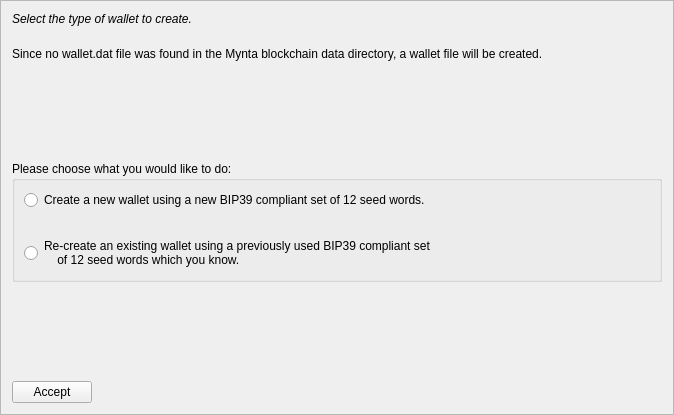
<?xml version="1.0" encoding="UTF-8"?>
<ui version="4.0">
 <class>MnemonicDialog1</class>
 <widget class="QFrame" name="MnemonicDialog1">
  <property name="geometry">
   <rect>
    <x>0</x>
    <y>0</y>
    <width>674</width>
    <height>415</height>
   </rect>
  </property>
  <property name="windowTitle">
   <string>HD Wallet Setup</string>
  </property>
  <property name="frameShape">
   <enum>QFrame::StyledPanel</enum>
  </property>
  <property name="frameShadow">
   <enum>QFrame::Raised</enum>
  </property>
  <layout class="QVBoxLayout" name="verticalLayout">
   <item>
    <widget class="QLabel" name="walletLabel">
     <property name="styleSheet">
      <string notr="true">QLabel { font-style:italic; }</string>
     </property>
     <property name="text">
      <string>Select the type of wallet to create.</string>
     </property>
     <property name="wordWrap">
      <bool>true</bool>
     </property>
    </widget>
   </item>
   <item>
    <spacer name="verticalSpacer_4">
     <property name="orientation">
      <enum>Qt::Vertical</enum>
     </property>
     <property name="sizeType">
      <enum>QSizePolicy::Minimum</enum>
     </property>
     <property name="sizeHint" stdset="0">
      <size>
       <width>20</width>
       <height>15</height>
      </size>
     </property>
    </spacer>
   </item>
   <item>
    <widget class="QLabel" name="wallettypeLabel">
     <property name="text">
      <string>Since no wallet.dat file was found in the Mynta blockchain data directory, a wallet file will be created.</string>
     </property>
     <property name="wordWrap">
      <bool>true</bool>
     </property>
    </widget>
   </item>
   <item>
    <spacer name="verticalSpacer">
     <property name="orientation">
      <enum>Qt::Vertical</enum>
     </property>
     <property name="sizeHint" stdset="0">
      <size>
       <width>20</width>
       <height>40</height>
      </size>
     </property>
    </spacer>
   </item>
   <item>
    <widget class="QGroupBox" name="groupBox">
     <property name="title">
      <string>Please choose what you would like to do:</string>
     </property>
     <layout class="QVBoxLayout" name="verticalLayout_2">
      <item>
       <widget class="QRadioButton" name="walletNewRadio">
        <property name="text">
         <string>Create a new wallet using a new BIP39 compliant set of 12 seed words.</string>
        </property>
       </widget>
      </item>
      <item>
       <spacer name="verticalSpacer_3">
        <property name="orientation">
         <enum>Qt::Vertical</enum>
        </property>
        <property name="sizeHint" stdset="0">
         <size>
          <width>20</width>
          <height>20</height>
         </size>
        </property>
       </spacer>
      </item>
      <item>
       <widget class="QRadioButton" name="walletOldRadio">
        <property name="text">
         <string>Re-create an existing wallet using a previously used BIP39 compliant set 
    of 12 seed words which you know.</string>
        </property>
       </widget>
      </item>
     </layout>
    </widget>
   </item>
   <item>
    <spacer name="verticalSpacer_2">
     <property name="orientation">
      <enum>Qt::Vertical</enum>
     </property>
     <property name="sizeHint" stdset="0">
      <size>
       <width>20</width>
       <height>40</height>
      </size>
     </property>
    </spacer>
   </item>
   <item>
    <layout class="QHBoxLayout" name="horizontalLayout">
     <item>
      <widget class="QPushButton" name="acceptButton">
       <property name="text">
        <string>Accept</string>
       </property>
       <property name="autoDefault">
        <bool>false</bool>
       </property>
      </widget>
     </item>
     <item>
      <spacer name="horizontalSpacer">
       <property name="orientation">
        <enum>Qt::Horizontal</enum>
       </property>
       <property name="sizeHint" stdset="0">
        <size>
         <width>40</width>
         <height>20</height>
        </size>
       </property>
      </spacer>
     </item>
    </layout>
   </item>
  </layout>
 </widget>
 <resources/>
 <connections/>
</ui>
